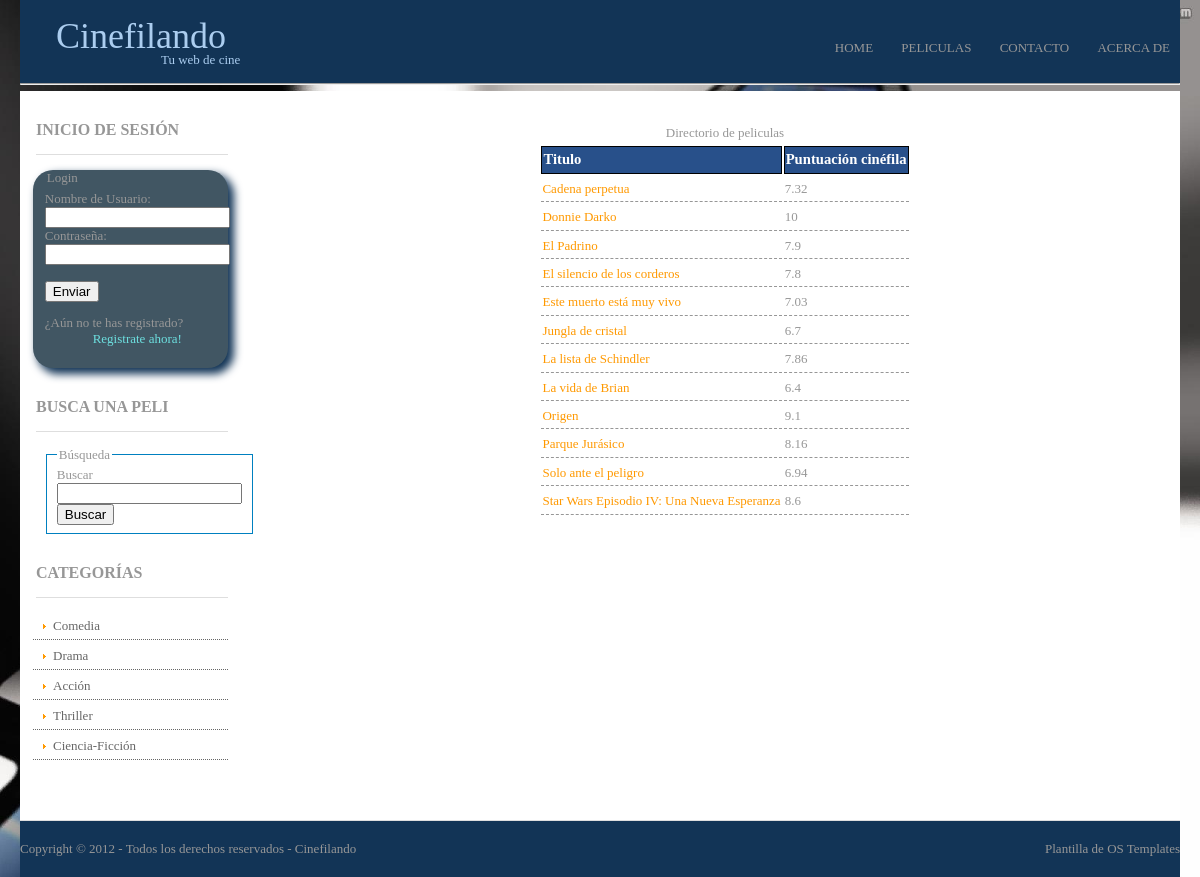
The page /directorio.php on the database its author committed.
### tables this page shows
CREATE TABLE IF NOT EXISTS `pelicula` (
  `id` int(100) NOT NULL AUTO_INCREMENT,
  `titulo` varchar(50) NOT NULL,
  `año` int(4) NOT NULL,
  `duracion` int(3) NOT NULL,
  `director` varchar(50) NOT NULL,
  `reparto` varchar(600) NOT NULL,
  `genero` set('comedia','drama','accion','thriller','ciencia-ficcion') NOT NULL,
  `sinopsis` varchar(800) NOT NULL,
  `puntuacion` varchar(4) NOT NULL DEFAULT 'XXXX',
  `estado` varchar(15) NOT NULL DEFAULT 'sin validar',
  PRIMARY KEY (`id`)
);

### Web/php/funciones.php (the view, shortened to what this page needs)
<?php
	class HTMLCreator {
		public static function construyeLogin() {
			if (isset($_SESSION["user"])){
				echo "<p id='log_on'>Logueado como <span id='user_log'><a id='link_profile' href='./perfil.php'>" . $_SESSION["user"] . "</a></span>";
				echo "<br>";
				echo "<a id='link_registro' href='./php/logout.php'>Salir</a></p>";
			} else
				echo "<form id='form_login' action='./php/login.php' method='post'>
					<fieldset id='field_login'>
						<legend>Login</legend>
						<label for='user_log'>
							Nombre de Usuario:
						</label>
						<br>
						<input id='user_log' class=':required' type='text' name='user'/>
						<br>
						<label for='clave'>
							Contraseña:
						</label>
						<br>
						<input id='clave' class=':required' type='password' name='pass'/>
						<input type='hidden' name='page' value='" . htmlspecialchars($_SERVER['REQUEST_URI']) . "'>
						<br>
						<br>
						<button>
							Enviar
						</button>
						<p>¿Aún no te has registrado? <a id='link_registro' href='registro.php'>Registrate ahora!</a></p>
					</fieldset>
				</form>";
		}
		public static function construyeDirectorio($con) {
			echo "<table id='tabla_directorio'>";
			echo "<caption>Directorio de peliculas</caption>";
				HTMLCreator::pintaCabeceraDirectorio();
				$sql="SELECT * FROM pelicula WHERE estado='publicada' ORDER BY titulo";
				$result = mysql_query($sql, $con);
				$i=0;
				$num_rows=mysql_num_rows($result);
				while($i < $num_rows) {
					HTMLCreator::pintaFilaDirectorio($result, $i);
					$i = $i + 1;
				}
			echo "</table>";
		}
		private static function pintaCabeceraDirectorio() {
				echo "
					<tr>
						<th class='th_dir'>
							Titulo
						</th>
						<th class='th_dir'>
							Puntuación cinéfila
						</th>
					</tr>";
		}
		private static function pintaFilaDirectorio($result, $i) {
			$id = mysql_result($result, $i, 0);
			$titulo = mysql_result($result, $i, 1);
			$puntuacion = mysql_result($result, $i, 8);
			echo	"<tr>
						<td class='td_dir'>
							<a href='". htmlspecialchars("pelicula.php?id={$id}&title=" . urlencode($titulo)) . "'>" . htmlspecialchars($titulo) . "</a>
						</td>
						<td class='td_dir'>" .
							htmlspecialchars($puntuacion) .
						"</td>
					</tr>";
		}
	}
?>

### Web/inc/cabecera.inc.php (shortened to what this page needs)
<!DOCTYPE html>
<html lang="es">
<head>
	<link rel="stylesheet" href="css/layout.css" type="text/css">
	<link rel="stylesheet" type="text/css" href="./css/vanadium.css">
</head>
<body>
	<div class="wrapper row1">
	  <header id="header" class="clear">
		  <h1><a href="index.php">Cinefilando</a></h1>
		  <h2>Tu web de cine</h2>
		<nav>
		  <ul>
			<li><a href="index.php">Home</a></li>
			<li><a href="directorio.php">Peliculas</a></li>
			<li><a href="contacto.php">Contacto</a></li>
			<li class="last"><a href="acerca.php">Acerca de</a></li>
		  </ul>
		</nav>
	  </header>
	  <hr>
	</div>

### Web/directorio.php
<?php
	require_once("./inc/cabecera.inc.php");
	require_once("./php/funciones.php");
?>
	<div class="wrapper row2">
	  <div id="container" class="clear">
		<?php
			require_once("./inc/lateral.inc.php");
		?>
		<div id="content">
			<article class="last">
				<?php
					if (isset($_GET["genero"])) {
						$genero = $_GET["genero"];
						HTMLCreator::construyeDirectorioPorGenero($con, $genero);
					}
					else
						if (isset($_POST["search"])){
							$busqueda = $_POST["search"];
							HTMLCreator::construyeDirectorioBusqueda($con, $busqueda);
						}
						else
							HTMLCreator::construyeDirectorio($con);
				?>
			</article>
		</div>
	  </div>
	</div>
<?php
	require_once("./inc/pie.inc.php");
?>

### Web/inc/lateral.inc.php
<?php
	require_once("./php/funciones.php");
?>
<aside id="left_column">
	<h2 class="title">Inicio de sesión</h2>
	<nav>
		<?php
			HTMLCreator::construyeLogin();
		?>
	</nav>
	<h2 class="title">Busca una peli</h2>
	<nav>
		<form id="busqueda" method="post" action="directorio.php">
			<fieldset>
				<legend>Búsqueda</legend>
					<label for='search'>Buscar</label>
					<input type="text" id="search" name="search"/>
					<button>
						Buscar
					</button>
			</fieldset>
		</form>
	</nav>
	<h2 class="title">Categorías</h2>
	<nav>
		<ul class="lista_lateral">
			<li><a href="./directorio.php?genero=comedia">Comedia</a></li>
			<li><a href="./directorio.php?genero=drama">Drama</a></li>
			<li><a href="./directorio.php?genero=accion">Acción</a></li>
			<li><a href="./directorio.php?genero=thriller">Thriller</a></li>
			<li class="last"><a href="./directorio.php?genero=ciencia-ficcion">Ciencia-Ficción</a></li>
		</ul>
	</nav>
</aside>

### Web/inc/pie.inc.php
	<div class="wrapper row3">
	  <footer id="footer" class="clear">
		<p class="fl_left">Copyright &copy; 2012 - Todos los derechos reservados - <a href="#">Cinefilando</a></p>
		<p class="fl_right">Plantilla de <a href="http://www.os-templates.com/" title="Free Website Templates">OS Templates</a></p>
	  </footer>
	</div>
</body>
</html>

### Web/css/layout.css (style rules this page uses)
html { overflow-y:scroll; }
body { margin:0; padding:0; font-size:13px; font-family:Georgia, "Times New Roman", Times, serif; color:#979797; background: #ABCDEF url(../images/fondo.jpg) no-repeat center top; background-size: cover; }
.clear:after { content:"."; display:block; height:0; clear:both; visibility:hidden; line-height:0; }
.clear { display:block; clear:both; }
a { outline:none; text-decoration:none; }
.fl_left { float:left; }
.fl_right { float:right; }
address, article, aside, figcaption, figure, footer, header, hgroup, nav, section { display:block; margin:0; padding:0; }
div.wrapper { display:block; width:1160px; margin:0 auto; padding:0; text-align:left; }
.row1, .row1 a { color:#979797; background-color:#123456; }
.row2 { color:#979797; background-color:#FFFFFF; }
.row2 a { color:#FF9900; background-color:#FFFFFF; }
.row3 { border-top:1px solid #DEDEDE; }
.row3, .row3 a { color:#979797; background-color:#123456; }
#header, #container, #footer { display:block; width:1160px; }
nav ul { margin:0; padding:0; list-style:none; }
h1, h2, h3, h4, h5, h6 { margin:0; padding:0; font-size:16px; font-weight:bold; font-style:normal; line-height:normal; text-transform:uppercase; }
#header, #header a { color:#979797; background-color:#123456; }
#header h1, #header h2 { font-weight:normal; text-transform:none; color: #ABCDEF; }
#header h1 { padding:15px 0 0 0; font-size:36px; float:left; }
#header h1 a { color: #ABCDEF; padding-left: 1em; }
#header h2 { position: relative; top: 4em; left: -5em; font-size:13px; float:left; }
#header nav { display:block; float:right; margin:20px 0 0 0; padding:20px 10px; }
#header nav li { display:inline; margin-right:25px; text-transform:uppercase; }
#header nav li.last { margin-right:0; }
#container { padding:30px 0; }
#container .last { margin:0; }
#container #left_column { float:left; width:16em; }
#container #left_column h2.title { margin-left: 1em; margin-bottom:15px; padding-bottom:15px; border-bottom:1px solid #DEDEDE; }
#container #left_column nav { display:block; width:100%; margin-bottom:30px; }
#container #left_column nav ul { margin:0; padding:0; list-style:none; margin-left: 1em; }
#container #left_column nav li { margin:0 0 3px 0; padding:0; }
#container #left_column nav li.last { margin-bottom:0; }
#container #left_column nav a { display:block; margin:0; padding:5px 10px 5px 20px; color:#666666; background:url("../images/orange_file.gif") no-repeat 10px center #FFFFFF; text-decoration:none; border-bottom:1px dotted #666666; }
#container #content { float:right; width:70em; line-height:1.8em; }
#container #content article { margin-bottom:30px; margin-left: 2em; }
#container #content .last { margin:0; }
#footer { padding:20px 0; }
#footer p { margin:0; padding:0; }
#tabla_directorio { margin: auto; }
th.th_dir { background-color: #28508A; font-size: 11pt; border: 1px solid black; color: white; }
td.td_dir { border-bottom: 1px dashed; }
#form_login { background-color: #415663; border-radius: 20px; margin-left: 1em; box-shadow: 5px 5px 8px 1px #123456; }
#field_login { border:none; }
#container #left_column nav #link_registro { background: none; border-bottom: none; color: #6DE0E0; padding: 0; text-align: center; }
fieldset { border: 1px solid #9A9A9A; width: 50%; }
#busqueda fieldset { margin-left: 2em; border: 1px solid #0080C0; }

### rows shown on the page
pelicula: titulo "Cadena perpetua", puntuacion "7.32"
pelicula: titulo "Donnie Darko", puntuacion "10"
pelicula: titulo "El Padrino", puntuacion "7.9"
pelicula: titulo "El silencio de los corderos", puntuacion "7.8"
pelicula: titulo "Este muerto está muy vivo", puntuacion "7.03"
pelicula: titulo "Jungla de cristal", puntuacion "6.7"
pelicula: titulo "La lista de Schindler", puntuacion "7.86"
pelicula: titulo "La vida de Brian", puntuacion "6.4"
pelicula: titulo "Origen", puntuacion "9.1"
pelicula: titulo "Parque Jurásico", puntuacion "8.16"
pelicula: titulo "Solo ante el peligro", puntuacion "6.94"
pelicula: titulo "Star Wars Episodio IV: Una Nueva Esperanza", puntuacion "8.6"
